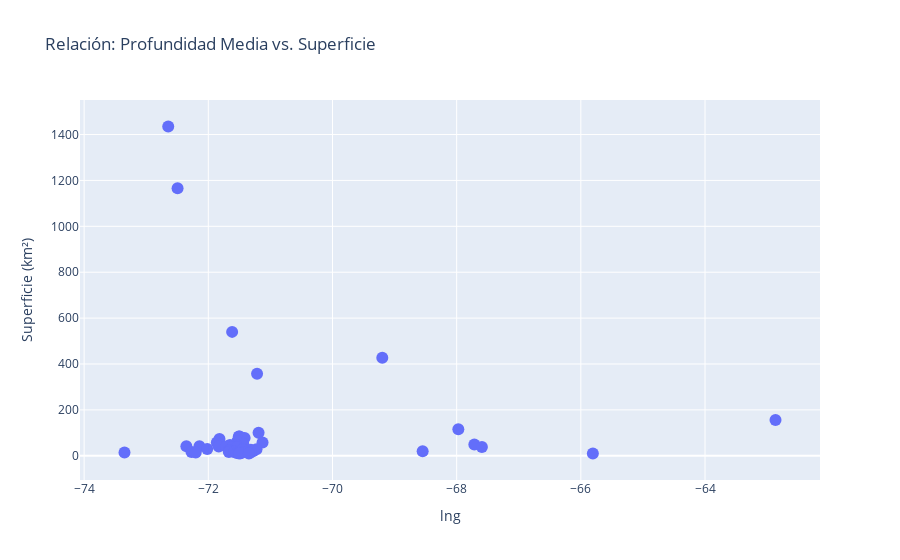

The notebook cell this image was saved under:
### Markdown cell above
Modificar el gráfico para que compare la longitud y la Superficie.

### Code cell
fig = px.scatter(lagos, 
                 x="lng", 
                 y="Superficie (km²)",
                 
                 title="Relación: Profundidad Media vs. Superficie")  

fig.update_traces(textposition='top center', marker=dict(size=12))
fig.show()

### Figure 1 — Plotly figure (JSON) as saved in the notebook; plotly's stock layout.template omitted (floating-point values rounded to 4 significant figures)
{"data": [{"hovertemplate": "lng=%{x}<br>Superficie (km²)=%{y}<extra></extra>", "legendgroup": "", "marker": {"color": "#636efa", "size": 12, "symbol": "circle"}, "mode": "markers", "name": "", "orientation": "v", "showlegend": false, "textposition": "top center", "type": "scatter", "x": [-72.65, -72.5, -71.62, -69.2, -71.21, -62.86, -67.97, -71.19, -71.5, -71.51, -71.42, -71.82, -71.53, -71.86, -71.13, -71.44, -67.72, -71.55, -71.65, -72.35, -72.14, -71.68, -71.83, -71.71, -71.55, -67.59, -71.61, -71.54, -72.02, -71.45, -71.22, -71.31, -71.47, -71.67, -71.27, -71.66, -68.55, -71.58, -71.51, -71.42, -71.67, -71.58, -72.27, -72.2, -73.35, -71.32, -71.54, -71.51, -71.48, -71.5, -65.81, -71.35], "xaxis": "x", "y": [1435, 1166, 540, 427, 358, 156, 116, 100, 84, 84, 78, 73, 65, 58, 58, 53, 49, 47, 47, 42, 42, 42, 41, 40, 39, 38, 37, 37, 30, 29, 28, 26, 23, 23, 21, 20, 20, 20, 17, 17, 17, 16, 16, 14, 14, 14, 12, 12, 11, 10, 10, 10], "yaxis": "y"}], "layout": {"legend": {"tracegroupgap": 0}, "title": {"text": "Relación: Profundidad Media vs. Superficie"}, "xaxis": {"anchor": "y", "domain": [0, 1], "title": {"text": "lng"}}, "yaxis": {"anchor": "x", "domain": [0, 1], "title": {"text": "Superficie (km²)"}}}}
